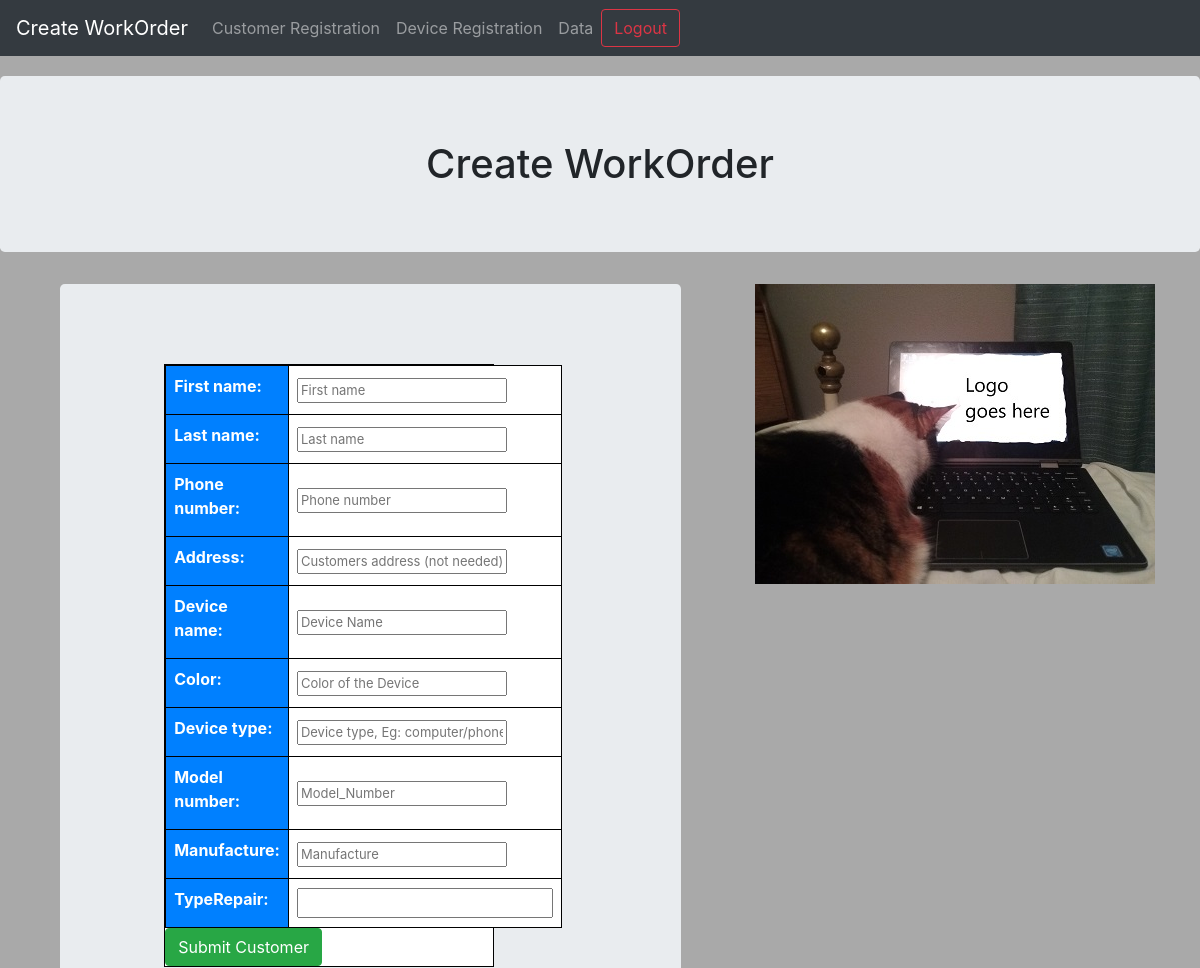
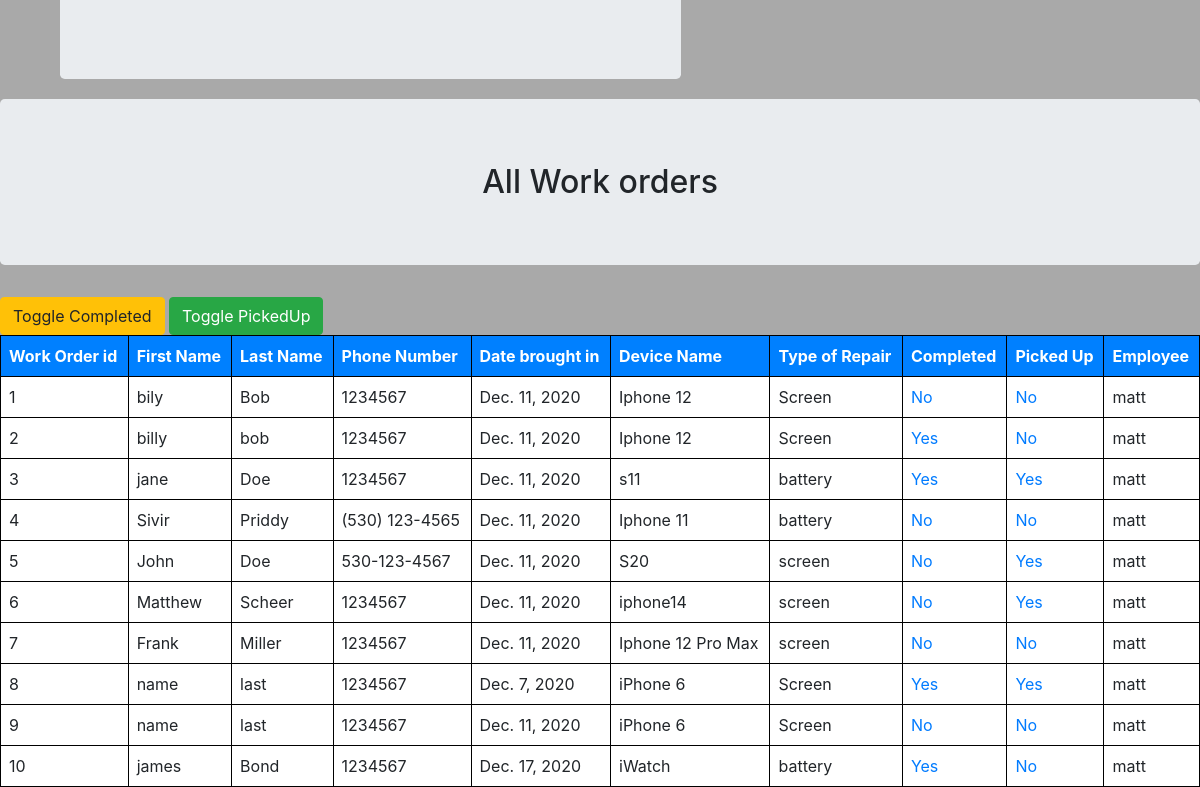
The app's page / (signed in) with its own data (2 pictures, top to bottom).
### CustApp/models.py (models this page shows)
class Customer(models.Model):
    first_name = models.CharField(max_length=30)
    last_name = models.CharField(max_length=30)
    phoneNumber = models.CharField(max_length=30)
    address = models.CharField(max_length=30)

class WorkOrder(models.Model):
    DeviceRepair = models.ForeignKey('Device', on_delete=models.CASCADE)
    CustomerRepair = models.ForeignKey('Customer', on_delete=models.CASCADE)
    date = models.DateField()
    user = models.ForeignKey(User, on_delete=models.CASCADE)
    TypeRepair = models.CharField(max_length=100)
    Completed = models.BooleanField()
    PickedUp = models.BooleanField()

class Device(models.Model):
    Model_Number = models.CharField(max_length=30)
    Color = models.CharField(max_length=30)
    Device_type = models.CharField(max_length=30)
    Device_Name = models.CharField(max_length=30)
    Manufacture = models.CharField(max_length=30)

### CustApp/views.py (the view, shortened to what this page needs)
# urls.py: path('', CustApp_views.WorkOrderView, name='WorkOrder'),
@login_required(login_url='/login/')
def WorkOrderView(request):
    user = request.user
    if(pageSettings.objects.filter(user=user).exists()):
        userProf = pageSettings.objects.get(user=user)
    else:
        user_profile = pageSettings();
        user_profile.user = user
        user_profile.save()
    userProf = pageSettings.objects.get(user=user)
    page_data = {"dev_form":deviceForm, "cust_form":customerForm, "work_form":workForm,"workDict":[], "toggleHeader":""}
    work_form = workForm(request.POST);
    cust_form = customerForm(request.POST);
    dev_form = deviceForm(request.POST);
    user = request.user
    workEverything = WorkOrder.objects.all()
    for row_num in range(len(workEverything)):
        row = {}
        record = workEverything[row_num]
        id = record.id
        CustomerRepairFirst = record.CustomerRepair.first_name
        CustomerRepairLast = record.CustomerRepair.last_name
        CustomerNumber = record.CustomerRepair.phoneNumber
        DeviceRepairName = record.DeviceRepair.Device_Name
        TypeRepair = record.TypeRepair
        Completed = record.Completed
        PickedUp = record.PickedUp
        Completed = 'No'
        if( record.Completed == True):
            Completed = 'Yes'
        else:
            Completed = 'No'
        PickedUp = 'No'
        if( record.PickedUp == True):
            PickedUp = 'Yes'
        else:
            PickedUp = 'No'
        date = record.date
        user = record.user
        row['id']=record.id
        row[CustomerRepairFirst]=record.CustomerRepair.first_name
        row[CustomerRepairLast]=record.CustomerRepair.last_name
        row[CustomerNumber]=record.CustomerRepair.phoneNumber
        row[date] = record.date
        row[DeviceRepairName]=record.DeviceRepair.Device_Name
        row[TypeRepair] = record.TypeRepair
        row['Completed'] = Completed
        row['PickedUp'] = PickedUp
        row[user] = record.user
        page_data["toggleHeader"] = "All Work orders"
        if(userProf.profile_setting_1 == False and userProf.profile_setting_2 == False):
            page_data.get("workDict").append(row)
            page_data["toggleHeader"] = "All Work orders"
        elif((userProf.profile_setting_1 == True and record.Completed == False) and userProf.profile_setting_2 == False):
            page_data.get("workDict").append(row)
            page_data["toggleHeader"] = "Work Orders that are not Completed"
        elif((userProf.profile_setting_2 == True and record.PickedUp == False) and userProf.profile_setting_1 == False):
            page_data.get("workDict").append(row)
            page_data["toggleHeader"] = "Work Orders that have not been picked Up"
        elif((userProf.profile_setting_1 == True and record.Completed == False) and (userProf.profile_setting_2 == True and record.PickedUp == False)):
            page_data.get("workDict").append(row)
            page_data["toggleHeader"] = "Work Orders that have not been Completed and have not been Picked Up"
    return render(request, 'CustApp/WorkOrder.html', page_data)

### templates/CustApp/WorkOrder.html (shortened to what this page needs)
<!DOCTYPE html>
<html>
<head>
    {% load static %}
		{% include "bootstrap.html" %}
		<link href="{%static 'styles.css' %}" rel="stylesheet" type="text/css" />
</head>
<body>
  {% include "nav.html" %}
  <h1 class="jumbotron"> Create WorkOrder</h1>
  <div class="container h-100">
    <img src="{%static 'logo.jpg' %}" alt="logo" align="right">
    <div class="row h-200 justify-content-right align-items-right">
      <div class="col-11 col-md-11 col-lg-11">
  <div id="Buttons" class="jumbotron">
  <form method="POST"  >{% csrf_token %}
    <div id ="WorkOrderForm">
      <table>
        {{cust_form.as_table}}
        {{dev_form.as_table}}
        {{work_form.as_table}}
      </table>
    <button class="btn btn-success" type="submit" name="workSubmit">Submit Customer</button>
  </div>
  </form>
</div>
</div>
</div>
</div>
<div>
<h2 class="jumbotron">{{toggleHeader}}</h2>
<a class="btn btn-warning" href="/completeTog/" >Toggle Completed</a>
<a class="btn btn-success" href="/pickTog/" >Toggle PickedUp</a>
<table id="taskstable" align="center" class="">
    <th>Work Order id</th>
    <th>First Name</th>
    <th>Last Name</th>
    <th>Phone Number</th>
    <th>Date brought in</th>
    <th>Device Name</th>
    <th>Type of Repair</th>
    <th>Completed</th>
    <th>Picked Up</th>
    <th>Employee</th>
    {% for row in workDict %}
    <tr>
    {% for key, value in row.items %}
      {% if key == 'Completed' %}
      <td><a id='flipcomp' href="/flip/{{row.id}}">{{value}}</a></td>
      {% elif key == 'PickedUp' %}
      <td><a id='flippick' href="/flippick/{{row.id}}">{{value}}</a></td>
      {% else %}
      <td id="{{key}}">{{value}}</td>
      {% endif %}
    {% endfor %}
  </tr>
    {% endfor %}
  </table>
</div>
</body>
</html>

### templates/bootstrap.html (shortened to what this page needs)
<link rel="stylesheet" href="https://cdn.jsdelivr.net/npm/bootstrap@4.5.3/dist/css/bootstrap.min.css">

### templates/nav.html
<nav class="navbar navbar-dark bg-dark  navbar-expand-lg">
      <a class="navbar-brand" href="/">Create WorkOrder</a>
    <ul class="navbar-nav">
      <li class="nav-item">
        <a class="nav-link" href="{% url 'cust' %}">Customer Registration</a>
      </li>
      <li class="nav-item">
        <a class="nav-link" href="{% url 'device' %}">Device Registration</a>
      </li>
      <li class="nav-item">
        <a class="nav-link" href="{% url 'data' %}">Data</a>
      </li>
    </ul>
    <form class="form-inline" action="/logout/">
    <button class="btn btn-outline-danger" type="submit" id="log">Logout</button>
    </form>
</nav>

### static/styles.css (style rules this page uses)
table, th, td { border: 1px solid black; }
body { background-color: darkgrey; }
table { width: 100%; }
th, td { text-align: left; padding: 8px; }
tr:nth-child(even) { background-color: white }
tr:nth-child(odd) { background-color: white }
h2, h1 { margin-top: 20px; border-width: 2px; border-color: black; }
th { background-color: #0080FF; color: white; }
#WorkOrderForm { width: 80%; border: 1px solid black; background-color: white; }
.jumbotron { display: flex; justify-content: center; align-items: center; width: 100%; height: 100%; background-size: cover; }

### records on screen
Customer: row "bily" "Bob" "1234567"
WorkOrder: row "Dec. 11, 2020" "Screen"
Device: row "Iphone 12" "Iphone 12"
Customer: row "billy" "bob" "1234567"
WorkOrder: row "Dec. 11, 2020" "Screen"
Customer: row "jane" "Doe" "1234567"
WorkOrder: row "Dec. 11, 2020" "battery"
Device: row "s11"
Customer: row "Sivir" "Priddy" "(530) 123-4565"
WorkOrder: row "Dec. 11, 2020" "battery"
Device: row "Iphone 11"
Customer: row "John" "Doe" "530-123-4567"
WorkOrder: row "Dec. 11, 2020" "screen"
Device: row "S20"
Customer: row "Matthew" "Scheer" "1234567"
WorkOrder: row "Dec. 11, 2020" "screen"
Device: row "iphone14"
Customer: row "Frank" "Miller" "1234567"
WorkOrder: row "Dec. 11, 2020" "screen"
Device: row "Iphone 12 Pro Max"
Customer: row "name" "last" "1234567" "name" "last" "1234567"
WorkOrder: row "Dec. 7, 2020" "Screen"
Device: row "iPhone 6" "iPhone 6"
WorkOrder: row "Dec. 11, 2020" "Screen"
Customer: row "james" "Bond" "1234567"
WorkOrder: row "Dec. 17, 2020" "battery"
Device: row "iWatch"

### other values on screen
{{ toggleHeader }} "All Work orders"
{{ value }} "1"
{{ value }} "No" "Yes" "Yes" "No" "No" "No" "No" "Yes" "No" "Yes"
{{ value }} "No" "No" "Yes" "No" "Yes" "Yes" "No" "Yes" "No" "No"
{{ value }} "matt" "2"
{{ value }} "matt" "3"
{{ value }} "matt" "4"
{{ value }} "matt" "5"
{{ value }} "matt" "6"
{{ value }} "matt" "7"
{{ value }} "matt" "8"
{{ value }} "matt" "9"
{{ value }} "matt" "10"
{{ value }} "matt"
